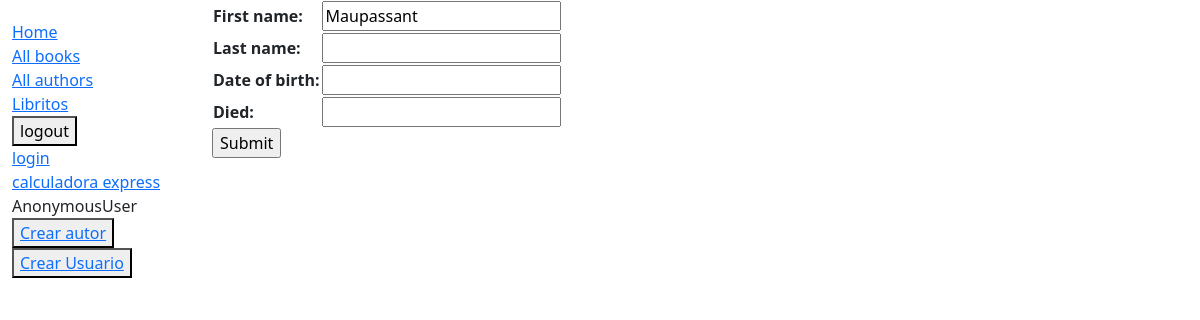
/catalog/autores/6/update/, run on an earlier commit of the app's database.
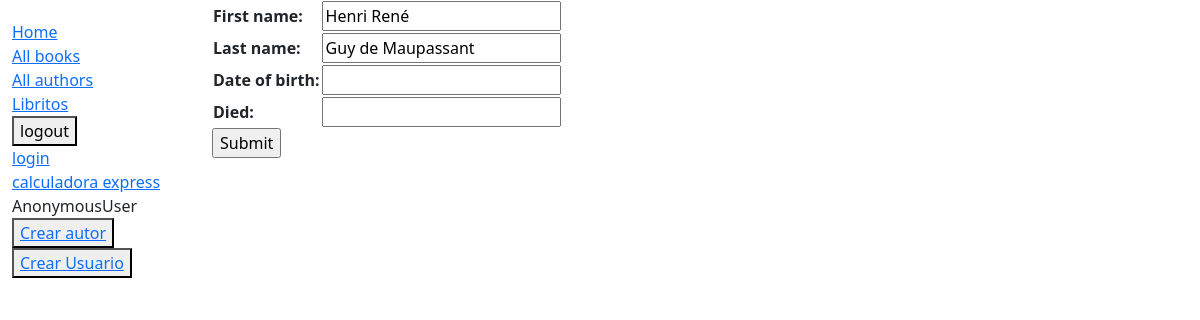
And on a later commit of the database.
### catalog/models.py (models this page shows, shortened)
class Author(models.Model):
    first_name = models.CharField(max_length=100)
    last_name = models.CharField(max_length=100)
    date_of_birth = models.DateField(null=True, blank=True)
    date_of_death = models.DateField('Died', null=True, blank=True)

### catalog/views.py (the view)
# urls.py: path('autores/<int:pk>/update/', views.AuthorUpdate.as_view(), name='author-update'),
class AuthorUpdate(UpdateView):
    model = Author
    fields = ['first_name','last_name','date_of_birth','date_of_death']
    success_url = reverse_lazy('autores')

### catalog/templates/catalog/author_form.html (shortened to what this page needs)
{% extends "base_generic.html" %}
{% block content %}
<form action="" method="post">
    <table>
    {{ form.as_table }}
    </table>
    <input type="submit" value="Submit" />
</form>
{% endblock %}

What changed in the data, as far as the page shows it:
changed Author: first_name "Maupassant" → "Henri René"; last_name (not shown) → "Guy de Maupassant"
